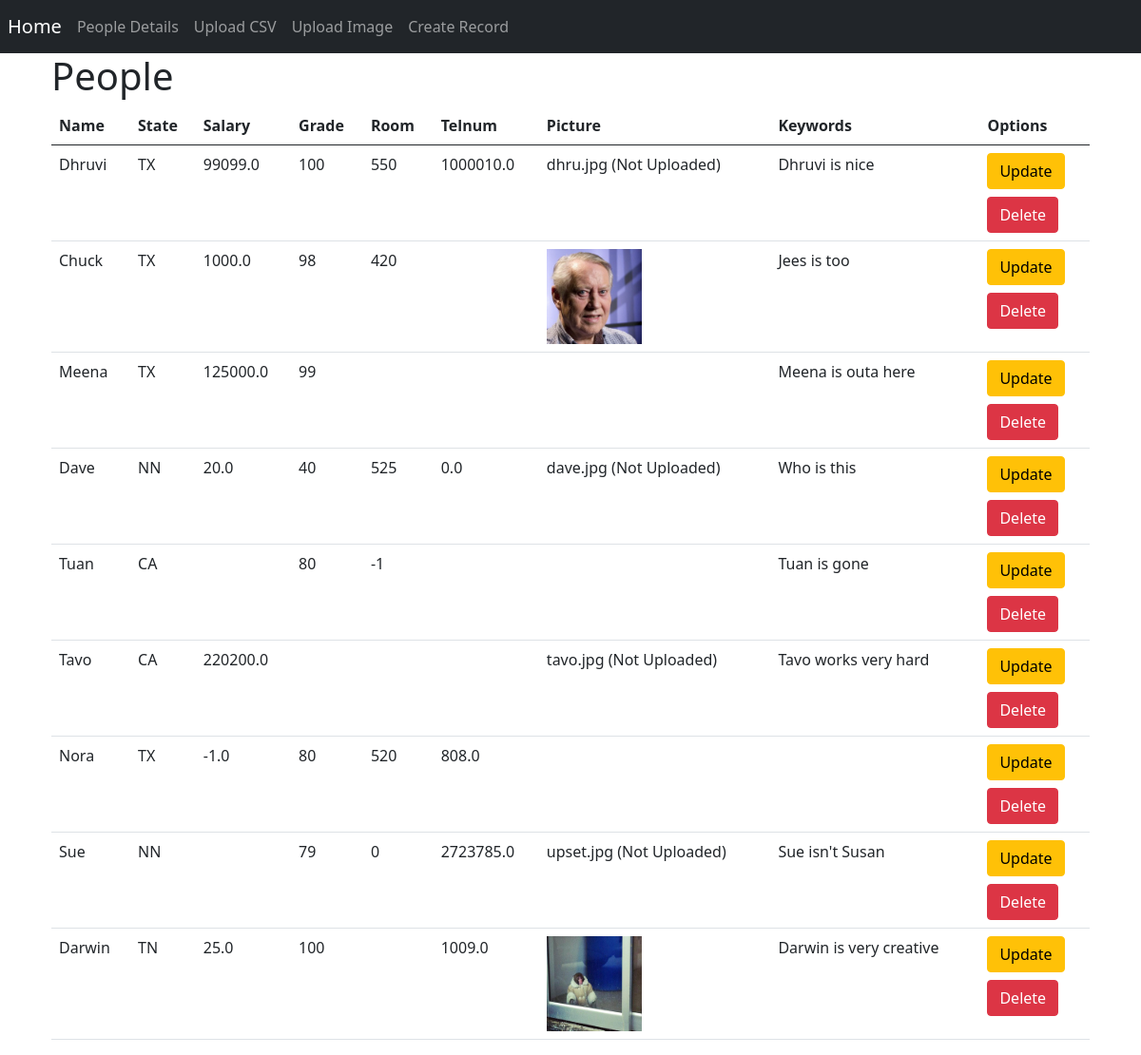
The page /see_people on the database its author committed.
### app.py (models this page shows)
class People(db.Model):
    __tablename__ = 'Price_History'
    __table_args__ = {'sqlite_autoincrement': True}
    id = db.Column(db.Integer, primary_key=True)
    name = db.Column(db.String(50),nullable=False)
    state = db.Column(db.String(2),nullable=True)
    salary = db.Column(db.Float,nullable=True)
    grade = db.Column(db.Integer,nullable=True)
    room = db.Column(db.Integer,nullable=True)
    telnum = db.Column(db.String(10),nullable=True)
    picture = db.Column(db.String(50),nullable=True)
    keywords = db.Column(db.String(250),nullable=True)

### app.py (the view)
@app.route('/see_people', methods=['GET'])
def see_people():
    peoples = People.query.all()
    images = [f for f in listdir(mypath) if isfile(join(mypath, f))]
    return render_template('see_people.html',peoples=peoples, images=images)

### templates/see_people.html (shortened to what this page needs)
{%extends 'base.html'%}
{%block body%}
<div class="container">
    <h1>People</h1>
    <table class="table">
        <thead class="thead-dark">
            <tr>
                <th scope="col">Name</th>
                <th scope="col">State</th>
                <th scope="col">Salary</th>
                <th scope="col">Grade</th>
                <th scope="col">Room</th>
                <th scope="col">Telnum</th>
                <th scope="col">Picture</th>
                <th scope="col">Keywords</th>
                <th scope="col">Options</th>
            </tr>
        </thead>
        <tbody>
            {% for people in peoples %}
            <tr>
                <td scope="col">{{people.name}}</td>
                <td scope="col">{{people.state if people.state is not none}}</td>
                <td scope="col">{{people.salary if people.salary is not none}}</td>
                <td scope="col">{{people.grade if people.grade is not none}}</td>
                <td scope="col">{{people.room if people.room is not none}}</td>
                <td scope="col">{{people.telnum if people.telnum is not none}}</td>
                <td scope="col">
                    {% if people.picture in images %}
                    <img src="static/images/{{people.picture}}" width="100" height="100" alt="Not uploaded" />
                    {%else%}
                    {% if people.picture != ' ' %}
                    {{people.picture}} (Not Uploaded)
                    {%endif%}
                    {%endif%}
                </td>
                <td scope="col">{{people.keywords if people.keywords is not none}}</td>
                <td scope="col"><a href="/update/{{people.id}}" class="btn btn-warning">Update</a><br><a href="/delete/{{people.id}}" class="btn btn-danger mt-2">Delete</a></td>
            </tr>
            {% endfor %}
        </tbody>
    </table>
</div>
{%endblock body%}

### rows shown on the page
People: name "Dhruvi", state "TX", salary "99099.0", grade "100", room "550", telnum "1000010.0", picture "dhru.jpg", keywords "Dhruvi is nice"
People: name "Chuck", state "TX", salary "1000.0", grade "98", room "420", picture (picture), keywords "Jees is too"
People: name "Meena", state "TX", salary "125000.0", grade "99", keywords "Meena is outa here"
People: name "Dave", state "NN", salary "20.0", grade "40", room "525", telnum "0.0", picture "dave.jpg", keywords "Who is this"
People: name "Tuan", state "CA", grade "80", room "-1", keywords "Tuan is gone"
People: name "Tavo", state "CA", salary "220200.0", picture "tavo.jpg", keywords "Tavo works very hard"
People: name "Nora", state "TX", salary "-1.0", grade "80", room "520", telnum "808.0"
People: name "Sue", state "NN", grade "79", room "0", telnum "2723785.0", picture "upset.jpg", keywords "Sue isn't Susan"
People: name "Darwin", state "TN", salary "25.0", grade "100", telnum "1009.0", picture (picture), keywords "Darwin is very creative"
